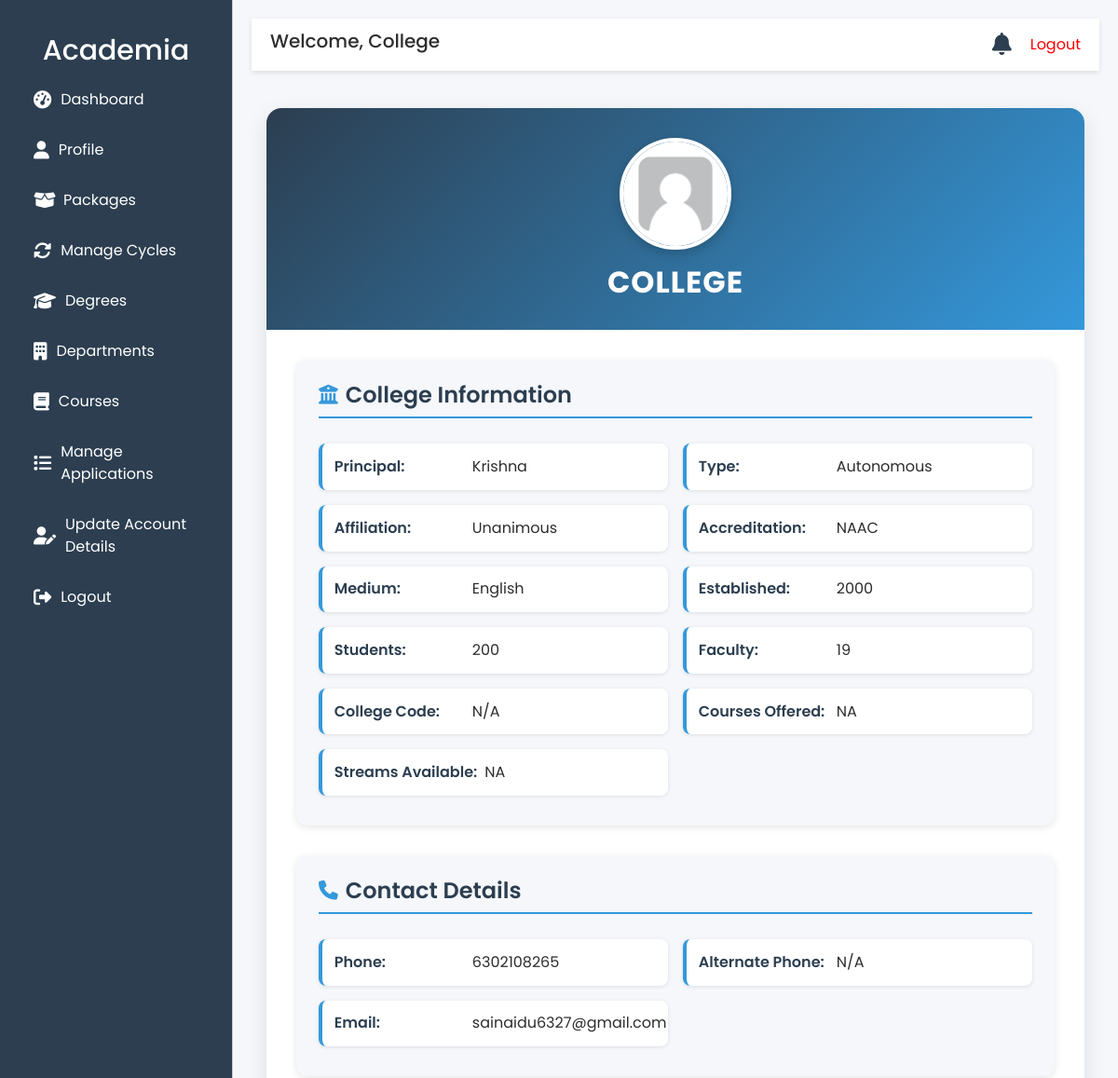
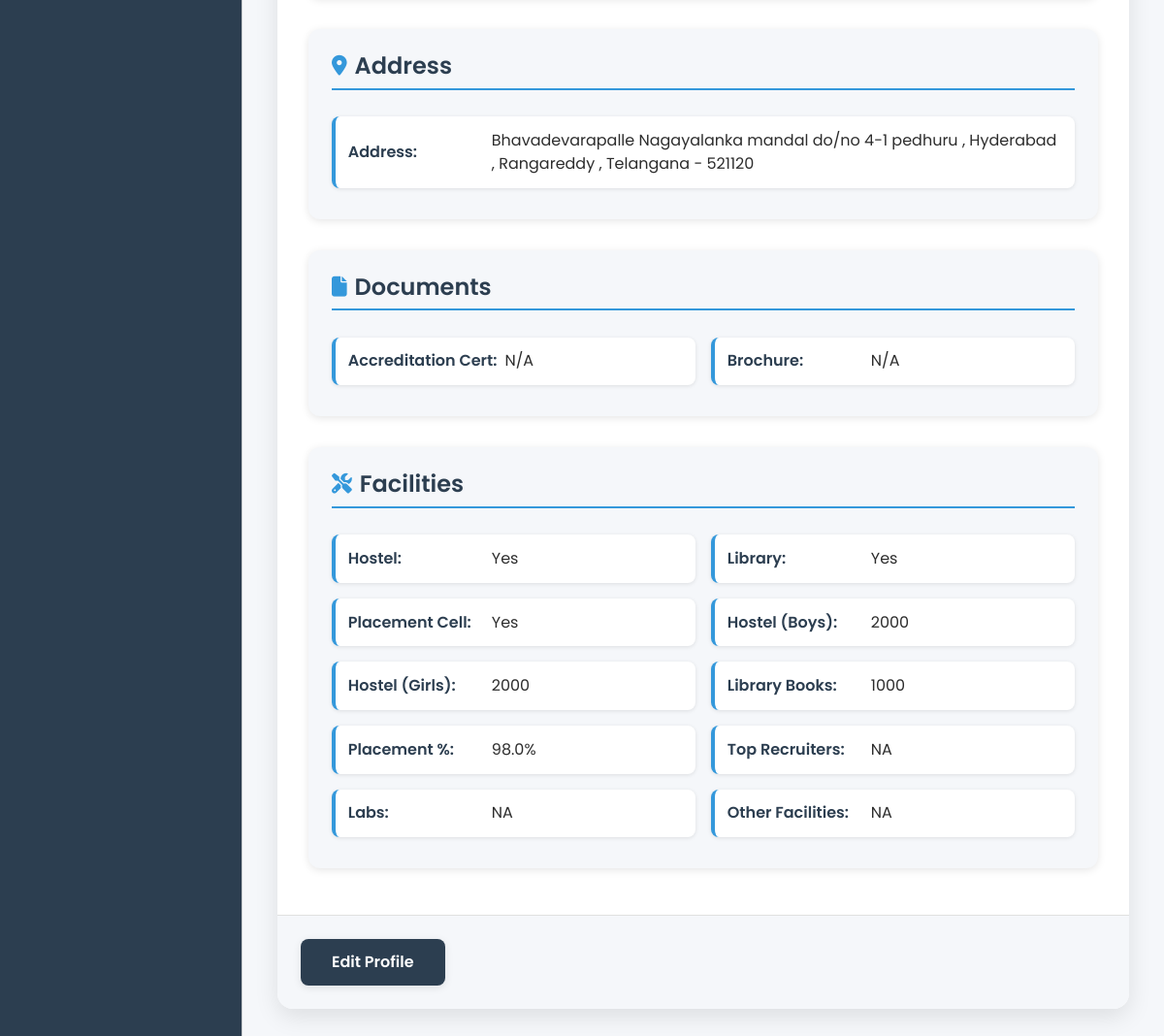
The page /colleges/profile/ (signed in) on the database its author committed (2 pictures, top to bottom).
### core/models.py (models this page shows, shortened)
class User(AbstractUser):
    USER_TYPE_CHOICES = (
        ('student', 'Student'),
        ('school', 'School'),
        ('college', 'College'),
        ('super_admin', 'Super Admin'),
    )
    user_type = models.CharField(max_length=20, choices=USER_TYPE_CHOICES, default='student')
    is_approved = models.BooleanField(default=False)
    last_login = models.DateTimeField(null=True, blank=True)
    last_logout = models.DateTimeField(null=True, blank=True)
    password_reset_requested_at = models.DateTimeField(null=True, blank=True)
    password_reset_created_at = models.DateTimeField(null=True, blank=True)
    email = models.EmailField(unique=True, error_messages={
        'unique': "A user with that email already exists.",
    })
    objects = CustomUserManager()

### colleges/models.py (models this page shows, shortened)
class CollegeProfile(models.Model):
    user = models.OneToOneField(User, on_delete=models.CASCADE, related_name='college_profile')
    college_name = models.CharField(max_length=255)
    principal_name = models.CharField(max_length=100)
    contact_phone = models.CharField(max_length=15)
    alternate_phone_number = models.CharField(max_length=15, blank=True, null=True)
    contact_email = models.EmailField()
    college_type = models.CharField(
        max_length=50,
        choices=[('Private', 'Private'), ('Government', 'Government'), ('Autonomous', 'Autonomous')]
    )
    affiliation = models.CharField(max_length=100)
    accreditation = models.CharField(
        max_length=100,
        choices=[('AICTE', 'AICTE'), ('NAAC', 'NAAC'), ('NBA', 'NBA'), ('', 'Other')]
    )
    courses_offered = models.TextField(blank=True, null=True)
    streams_available = models.TextField(blank=True, null=True)
    medium_of_instruction = models.CharField(
        max_length=50,
        choices=[('English', 'English'), ('Telugu', 'Telugu'), ('Hindi', 'Hindi'), ('Other', 'Other')],
        blank=True,
        null=True
    )
    established_year = models.IntegerField()
    total_students = models.IntegerField()
    total_faculty = models.IntegerField()
    college_code = models.CharField(max_length=50, blank=True, null=True)
    website = models.URLField(blank=True, null=True)
    hostel_availability = models.BooleanField(default=False)
    hostel_capacity_boys = models.IntegerField(blank=True, null=True)
    hostel_capacity_girls = models.IntegerField(blank=True, null=True)
    library = models.BooleanField(default=False)
    library_books_count = models.IntegerField(blank=True, null=True)
    labs = models.TextField(blank=True, null=True)
    placement_cell = models.BooleanField(default=False)
    placement_percentage = models.FloatField(blank=True, null=True)
    top_recruiters = models.TextField(blank=True, null=True)
    other_facilities = models.TextField(blank=True, null=True)
    street_address = models.CharField(max_length=255)
    city = models.CharField(max_length=100)
    state = models.CharField(max_length=100, blank=True)
    district = models.CharField(max_length=100, blank=True)
    pincode = models.CharField(max_length=10)
    profile_pic = models.ImageField(upload_to='college_logos/', blank=True, null=True)
    accreditation_certificate = models.FileField(upload_to='college_certificates/', blank=True, null=True)
    brochure = models.FileField(upload_to='college_brochures/', blank=True, null=True)
    created_at = models.DateTimeField(default=timezone.now)
    updated_at = models.DateTimeField(default=timezone.now)

### colleges/views.py (the view)
# urls.py: path('profile/', views.college_profile, name='college_profile'),
@login_required
def college_profile(request):
    if request.user.user_type != 'college':
        messages.error(request, "You are not authorized to access this page.")
        return redirect('core:login')
    if not request.user.is_approved:
        messages.error(request, "Your account is not yet approved by the super admin.")
        return redirect('core:pending_approval')
    try:
        college_profile = CollegeProfile.objects.select_related('user').get(user=request.user)
    except CollegeProfile.DoesNotExist:
        messages.error(request, "Profile not found. Contact support.")
        return redirect('core:pending_approval')
    return render(request, 'colleges/college_profile.html', {
        'college_profile': college_profile,
    })

### colleges/templates/colleges/college_profile.html (shortened to what this page needs)
{% extends 'colleges/base.html' %}
{% load static %}
{% block content %}
<div class="profile-container">
    <div class="profile-card">
        <div class="profile-header">
            {% if college_profile.profile_pic %}
                <img src="{{ college_profile.profile_pic.url }}" alt="{{ college_profile.college_name }} Logo">
            {% else %}
                <img src="{% static 'images/default-logo.png' %}" alt="Default Logo">
            {% endif %}
            <h2>{% if college_profile %}{{ college_profile.college_name }}{% else %}College Profile{% endif %}</h2>
        </div>
        <div class="profile-details">
            {% if college_profile %}
                <div class="section">
                    <h5 class="section-title"><i class="fas fa-university"></i> College Information</h5>
                    <div class="info-grid">
                        <div class="info-item"><strong>Principal:</strong> {{ college_profile.principal_name|default:"N/A" }}</div>
                        <div class="info-item"><strong>Type:</strong> {{ college_profile.get_college_type_display|default:"N/A" }}</div>
                        <div class="info-item"><strong>Affiliation:</strong> {{ college_profile.affiliation|default:"N/A" }}</div>
                        <div class="info-item"><strong>Accreditation:</strong> {{ college_profile.get_accreditation_display|default:"N/A" }}</div>
                        <div class="info-item"><strong>Medium:</strong> {{ college_profile.get_medium_of_instruction_display|default:"N/A" }}</div>
                        <div class="info-item"><strong>Established:</strong> {{ college_profile.established_year|default:"N/A" }}</div>
                        <div class="info-item"><strong>Students:</strong> {{ college_profile.total_students|default:"N/A" }}</div>
                        <div class="info-item"><strong>Faculty:</strong> {{ college_profile.total_faculty|default:"N/A" }}</div>
                        <div class="info-item"><strong>College Code:</strong> {{ college_profile.college_code|default:"N/A" }}</div>
                        <div class="info-item"><strong>Courses Offered:</strong> {{ college_profile.courses_offered|default:"N/A" }}</div>
                        <div class="info-item"><strong>Streams Available:</strong> {{ college_profile.streams_available|default:"N/A" }}</div>
                    </div>
                </div>
                <div class="section">
                    <h5 class="section-title"><i class="fas fa-phone"></i> Contact Details</h5>
                    <div class="info-grid">
                        <div class="info-item"><strong>Phone:</strong> {{ college_profile.contact_phone|default:"N/A" }}</div>
                        <div class="info-item"><strong>Alternate Phone:</strong> {{ college_profile.alternate_phone_number|default:"N/A" }}</div>
                        <div class="info-item"><strong>Email:</strong> {{ college_profile.contact_email|default:"N/A" }}</div>
                    </div>
                </div>
                <div class="section">
                    <h5 class="section-title"><i class="fas fa-map-marker-alt"></i> Address</h5>
                    <div class="info-grid">
                        <div class="info-item"><strong>Address:</strong>
                            {{ college_profile.street_address|default:"" }}
                            {% if college_profile.city %}, {{ college_profile.city }}{% endif %}
                            {% if college_profile.district %}, {{ college_profile.district }}{% endif %}
                            {% if college_profile.state %}, {{ college_profile.state }}{% endif %}
                            {% if college_profile.pincode %}- {{ college_profile.pincode }}{% endif %}
                        </div>
                    </div>
                </div>
                <div class="section">
                    <h5 class="section-title"><i class="fas fa-file"></i> Documents</h5>
                    <div class="info-grid">
                        {% if college_profile.accreditation_certificate %}
                            <div class="info-item"><strong>Accreditation Cert:</strong> <a href="{{ college_profile.accreditation_certificate.url }}" class="text-accent">View</a></div>
                        {% else %}
                            <div class="info-item"><strong>Accreditation Cert:</strong> N/A</div>
                        {% endif %}
                        {% if college_profile.brochure %}
                            <div class="info-item"><strong>Brochure:</strong> <a href="{{ college_profile.brochure.url }}" class="text-accent">View</a></div>
                        {% else %}
                            <div class="info-item"><strong>Brochure:</strong> N/A</div>
                        {% endif %}
                    </div>
                </div>
                <div class="section">
                    <h5 class="section-title"><i class="fas fa-tools"></i> Facilities</h5>
                    <div class="info-grid">
                        <div class="info-item"><strong>Hostel:</strong> {{ college_profile.hostel_availability|yesno:"Yes,No" }}</div>
                        <div class="info-item"><strong>Library:</strong> {{ college_profile.library|yesno:"Yes,No" }}</div>
                        <div class="info-item"><strong>Placement Cell:</strong> {{ college_profile.placement_cell|yesno:"Yes,No" }}</div>
                        <div class="info-item"><strong>Hostel (Boys):</strong> {{ college_profile.hostel_capacity_boys|default:"N/A" }}</div>
                        <div class="info-item"><strong>Hostel (Girls):</strong> {{ college_profile.hostel_capacity_girls|default:"N/A" }}</div>
                        <div class="info-item"><strong>Library Books:</strong> {{ college_profile.library_books_count|default:"N/A" }}</div>
                        <div class="info-item"><strong>Placement %:</strong> {{ college_profile.placement_percentage|default:"N/A" }}%</div>
                        <div class="info-item"><strong>Top Recruiters:</strong> {{ college_profile.top_recruiters|default:"N/A" }}</div>
                        <div class="info-item"><strong>Labs:</strong> {{ college_profile.labs|default:"N/A" }}</div>
                        <div class="info-item"><strong>Other Facilities:</strong> {{ college_profile.other_facilities|default:"N/A" }}</div>
                    </div>
                </div>
            {% else %}
                <div class="empty-message">No college profile data available.</div>
            {% endif %}
        </div>
        <div class="action-buttons mt-3 text-center">
            <a href="{% url 'colleges:edit_college_profile' %}" class="btn btn-edit">Edit Profile</a>
        </div>
    </div>
</div>
{% endblock %}

### colleges/templates/colleges/base.html (shortened to what this page needs)
<!DOCTYPE html>
<html lang="en">
<head>
    <link href="https://cdn.jsdelivr.net/npm/bootstrap@5.3.0/dist/css/bootstrap.min.css" rel="stylesheet">
    <link rel="stylesheet" href="https://cdnjs.cloudflare.com/ajax/libs/font-awesome/6.4.0/css/all.min.css">
</head>
<body>
    <div class="sidebar offcanvas offcanvas-start" tabindex="-1" id="sidebarMenu" aria-labelledby="sidebarMenuLabel">
        <div class="offcanvas-body">
            <h4 class="text-center sidebar-header" style="font-size: 30px !important;">Academia</h4>
            <a href="{% url 'colleges:dashboard' %}">
                <i class="fas fa-tachometer-alt"></i> Dashboard
            </a>
            <a href="{% url 'colleges:college_profile' %}">
                <i class="fas fa-user"></i> Profile
            </a>
            <a href="{% url 'colleges:packages' %}">
                <i class="fas fa-box-open me-2"></i> Packages
            </a>
            <a href="{% url 'colleges:cycle_list' %}">
                <i class="fas fa-sync-alt"></i> Manage Cycles
            </a>
            <a href="{% url 'colleges:degree_list' %}">
                <i class="fas fa-graduation-cap"></i> Degrees
            </a>
            <a href="{% url 'colleges:department_list' %}">
                <i class="fas fa-building"></i> Departments
            </a>
            <a href="{% url 'colleges:course_list_all' %}">
                <i class="fas fa-book"></i> Courses
            </a>
            {% if user.is_authenticated and user.user_type == 'college' and user.college_profile %}
                <a href="{% url 'colleges:manage_applications' college_id=user.college_profile.id %}">
                    <i class="fas fa-list"></i> Manage Applications
                </a>
            {% else %}
                <a href="#" class="disabled">
                    <i class="fas fa-list"></i> Manage Applications (Profile Required)
                </a>
            {% endif %}
            <a href="{% url 'colleges:update_college_details' %}" class="text-indigo-600 hover:underline"> <i class="fas fa-user-edit"></i>Update Account Details</a>
            <a href="{% url 'core:logout' %}">
                <i class="fas fa-sign-out-alt"></i> Logout
            </a>
        </div>
    </div>
    <div class="main-content">
        <div class="top-bar">
            <div class="d-flex align-items-center">
                <h5 class="welcome-text">Welcome, {{ user.college_profile.college_name|default:user.username }}</h5>
            </div>
            <div class="d-flex align-items-center">
                <div class="notifications-wrapper">
                    <a href="#" class="notifications-icon" data-bs-toggle="dropdown" aria-expanded="false" id="notificationTrigger">
                        <i class="fas fa-bell"></i>
                    </a>
                </div>
                <a href="{% url 'core:logout' %}" class="" style="color: red; text-decoration:none;">Logout</a>
            </div>
        </div>
        {% block content %}
        {% endblock %}
    </div>
</body>
</html>

### rows shown on the page
User: college_profile.college_name "College"
CollegeProfile: college_name "COLLEGE", principal_name "Krishna", college_type "Autonomous", affiliation "Unanimous", accreditation "NAAC", medium_of_instruction "English", established_year "2000", total_students "200", total_faculty "19", college_code "N/A", courses_offered "NA", streams_available "NA", contact_phone "6302108265", alternate_phone_number "N/A", contact_email "sainaidu6327@gmail.com", street_address "Bhavadevarapalle Nagayalanka mandal do/no 4-1 pedhuru", city "Hyderabad", district "Rangareddy", state "Telangana", pincode "521120", hostel_availability "Yes", library "Yes", placement_cell "Yes", hostel_capacity_boys "2000", hostel_capacity_girls "2000", library_books_count "1000", placement_percentage "98.0", top_recruiters "NA", labs "NA", other_facilities "NA"
